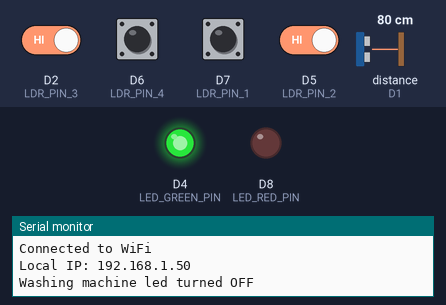
Bench run of a sketch on a simulated ESP8266 (NodeMCU). Parts: output pins drawn as LEDs (lit = HIGH), the last lines printed to the serial monitor. The test bench sets the inputs (shaded band); at power-on: D2 (LDR_PIN_3), D5 (LDR_PIN_2), D6 (LDR_PIN_4), D7 (LDR_PIN_1) HIGH, distance to the obstacle (sensor on D1) 80 cm. The echo pulse lasts 58.3 µs per cm; WiFi joins after 1.5 s; servers stay silent unless stated; uploads are accepted with an empty reply.

Above: at 3.7 s.
3.8 s: D5 (LDR_PIN_2) driven LOW
At 8.7 s:
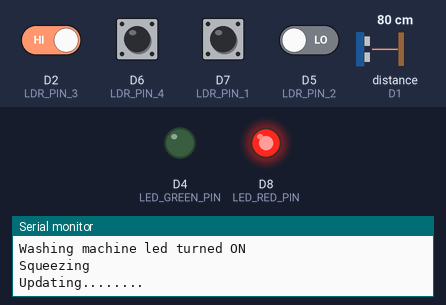
9.5 s: D5 (LDR_PIN_2) driven HIGH
At 12.1 s:
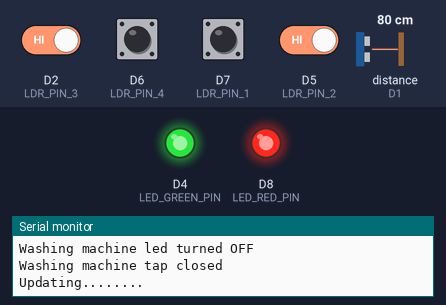
13.3 s: D2 (LDR_PIN_3) driven LOW and D5 (LDR_PIN_2) driven LOW
At 17.6 s:
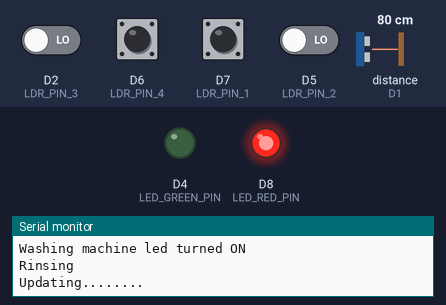
Timing chart, 0 to 19.1 s (numbered marks = the images above; inputs shaded):
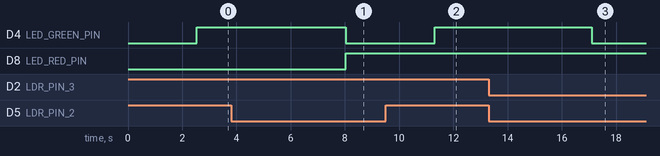

The sketch:

main.ino
```cpp
#include <NewPing.h>
#include <ESP8266WiFi.h>
#include <WiFiClientSecure.h>
#include <ESP8266WebServer.h>
#define TRIG_PIN D0
#define ECHO_PIN D1
#define LED_GREEN_PIN D4
#define LED_RED_PIN D8
#define LDR_PIN_1 D7
#define LDR_PIN_2 D5
#define LDR_PIN_3 D2
#define LDR_PIN_4 D6

NewPing sonar(TRIG_PIN, ECHO_PIN);
long distance;

const char* ssid = "INFINITUM54AC";
const char* password = "password";

String previousCycle = "";
int onUse = 0;

void handleCycle(String url) {
  digitalWrite(LED_RED_PIN, HIGH);
  onUse = 1;
  digitalWrite(LED_GREEN_PIN, LOW);

  String newUrl = url;
  int squezzing = digitalRead(LDR_PIN_2);
  int rinsing = digitalRead(LDR_PIN_3);
  int washing = digitalRead(LDR_PIN_4);

  if (washing == 0 ){
    if (previousCycle == "Washing"){
      return;
    }

    Serial.println("Washing");
    newUrl += "&cycle=Washing";
    previousCycle = "Washing";
  } else if (rinsing == 0){
    if (previousCycle == "Rinsing"){
      return;
    }
    if (washing == 0){
      return;
    }
    Serial.println("Rinsing");
    newUrl += "&cycle=Rinsing";
    previousCycle = "Rinsing";
  } else if (squezzing == 0){
    if (previousCycle == "Squeezing"){
      return;
    }
    if (washing == 0 || rinsing == 0){
      return;
    }
    Serial.println("Squeezing");
    newUrl += "&cycle=Squeezing";
    previousCycle = "Squeezing";
  }

  WiFiClientSecure client;
  client.setInsecure();

  if (!client.connect("dora-production.up.railway.app", 443)) {
    Serial.println("connection failed");
    return;
  }

  Serial.println("Updating........");
  client.println("PUT " + newUrl + " HTTP/1.1");
  client.println("Host: dora-production.up.railway.app");
  client.println("Content-Type: application/x-www-form-urlencoded");
  client.println("Connection: close");
  client.println();

  while (client.connected()) {
    String line = client.readStringUntil('\n');
    if (line == "\r") {
      break;
    }
  }

  String response = "";
  while (client.available()) {
    char c = client.read();
    response += c;

  }
  Serial.println(response);

  client.stop();

}

int previousState = -1;

void handleTap(String url) {
  digitalWrite(LED_GREEN_PIN, HIGH);
  if (onUse == 0){
    return;
  }
  String newUrl = url;
  long distance = sonar.ping_cm();
  Serial.println(distance <= 10 ? "Washing machine tap opened" : "Washing machine tap closed");

  if (distance < 10){
    digitalWrite(LED_RED_PIN, LOW);
    onUse = 0;
    newUrl += "&onUse=0";

    if (previousState == 0){
      return;
    }
    previousState = 0;

  } else {
    if (previousState == 1){
      return;
    }
    previousState = 1;
  }

  WiFiClientSecure client;
  client.setInsecure();

  if (!client.connect("dora-production.up.railway.app", 443)) {
    Serial.println("connection failed");
    return;
  }

  Serial.println("Updating........");
  client.println("PUT " + String(newUrl) + " HTTP/1.1");
  client.println("Host: dora-production.up.railway.app");
  client.println("Content-Type: application/x-www-form-urlencoded");
  client.println("Connection: close");
  client.println();

  while (client.connected()) {
    String line = client.readStringUntil('\n');
    if (line == "\r") {
      break;
    }
  }

  String response = "";
  while (client.available()) {
    char c = client.read();
    response += c;

  }
  Serial.println(response);

  client.stop();

}

void handleRoot() {

  int turnedOff = 0;
  for (int i = 0; i < 10; i++){
    int squezzing = digitalRead(LDR_PIN_2);
    if (squezzing){
      turnedOff = 1;
      break;
    }
    delay(250);
  }

  String extra = "&warning=0";
  int warning = digitalRead(LDR_PIN_1);
  if(warning == 0){
    extra += "&warning=1";
  }

  Serial.println(turnedOff == 1 ? "Washing machine led turned OFF" : "Washing machine led turned ON");
  if (turnedOff == 0 ){
    handleCycle("https://dora-production.up.railway.app/washroom/machine/1?washing=1&onUse=1" + extra);
  } else {
    handleTap("https://dora-production.up.railway.app/washroom/machine/1?washing=0" + extra);

  };
}


void setup() {
  Serial.begin(9600);
  pinMode(LED_GREEN_PIN, OUTPUT);
  pinMode(LED_RED_PIN, OUTPUT);
  pinMode(LDR_PIN_1, INPUT);
  pinMode(LDR_PIN_2, INPUT);
  pinMode(LDR_PIN_3, INPUT);
  pinMode(LDR_PIN_4, INPUT);

  WiFi.begin(ssid, password);

  while (WiFi.status() != WL_CONNECTED) {
    delay(2500);
    Serial.println("Connecting to WiFi...");
  }
  Serial.println("Connected to WiFi");
  Serial.print("Local IP: ");
  Serial.println(WiFi.localIP());
}

void loop() {
  handleRoot();
  delay(3000);
  Serial.println("--------------------------------");
}
```

Measured:
- after the input at 3.8 s, D4 (LED_GREEN_PIN): HIGH → LOW after 4.2 s; D8 (LED_RED_PIN): LOW → HIGH after 4.2 s
- after the input at 9.5 s, D4 (LED_GREEN_PIN): LOW → HIGH after 1.8 s
- after the input at 13.3 s, D4 (LED_GREEN_PIN): HIGH → LOW after 3.8 s
